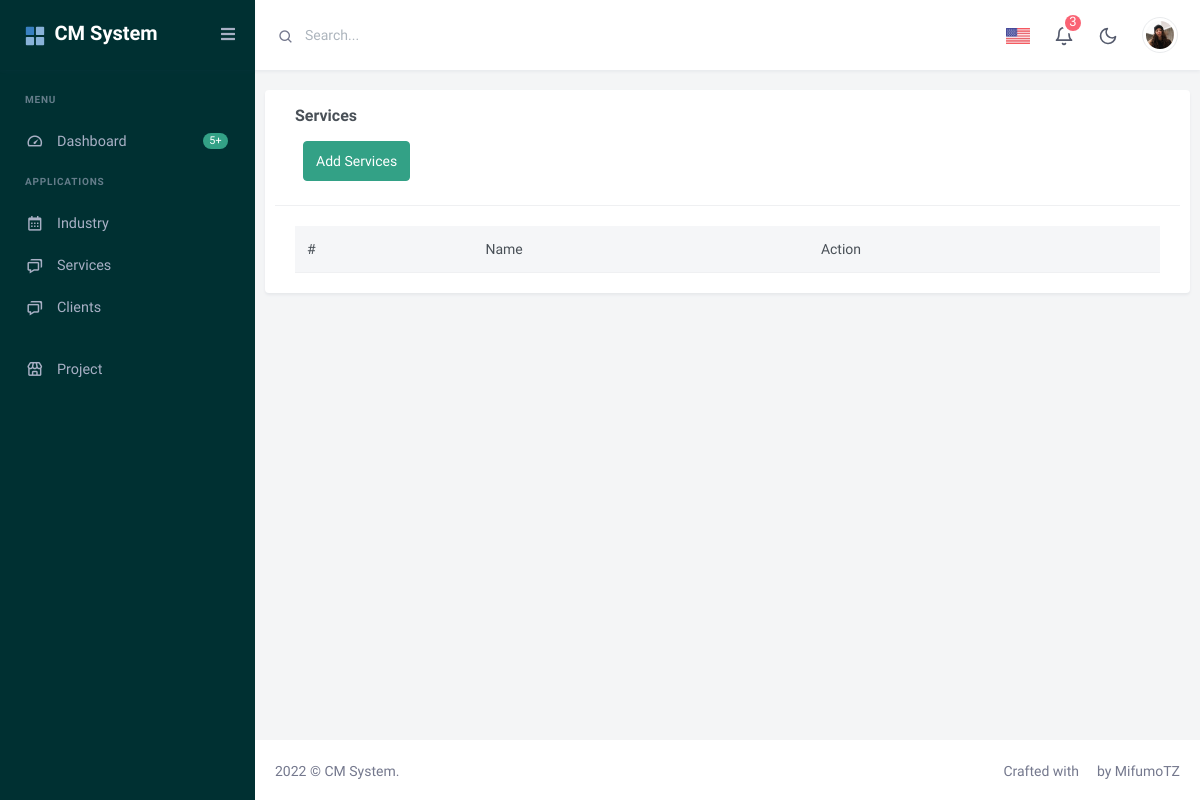
The page /services/ on the database as committed earlier.
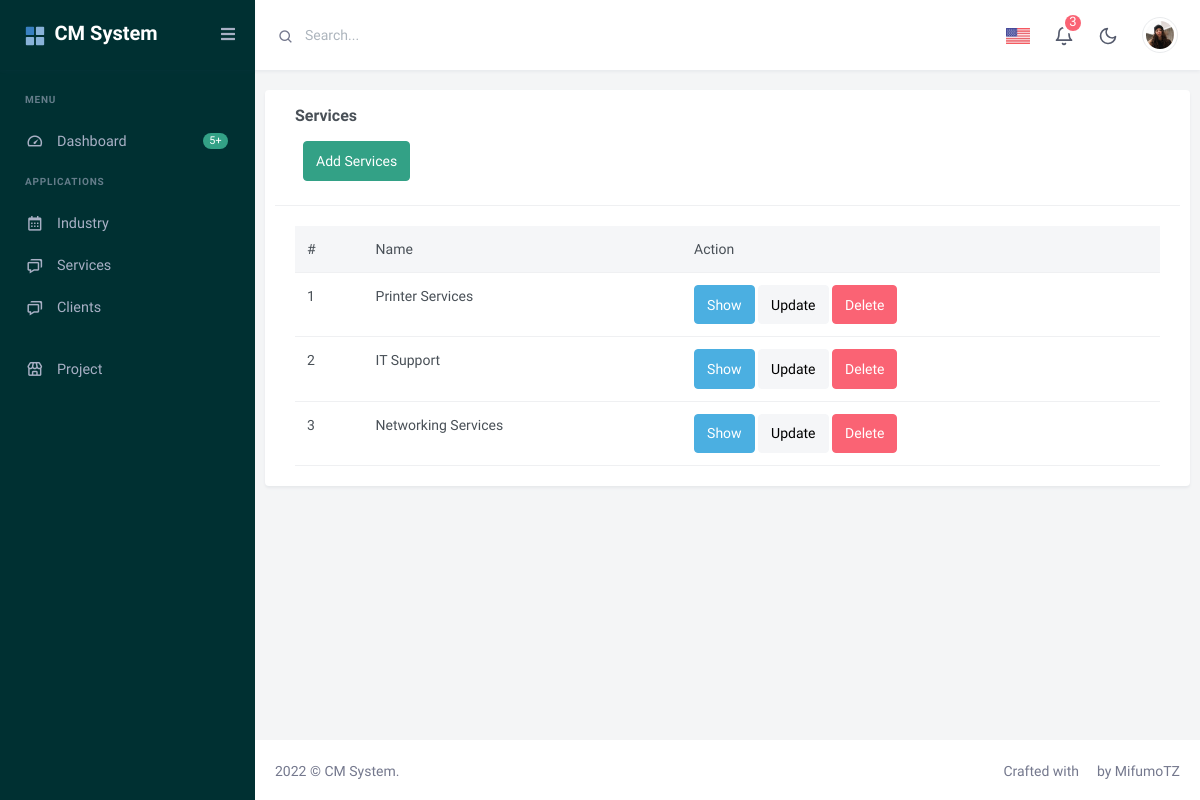
The same page on the database as committed later.
### client/models.py (models this page shows, shortened)
class ServicesCategory(models.Model):
    name=models.CharField(max_length=150, null=True)

### client/views.py (the view)
# urls.py: path('services/',DisplayServicesCategories.as_view(), name='services' ),
class DisplayServicesCategories(ListView):
    model=ServicesCategory
    template_name='services/all_services.html'
    def get_context_data(self, **kwargs):
        context = super(DisplayServicesCategories, self).get_context_data(**kwargs)
        context['services']=ServicesCategory.objects.all()
        return context

### client/templates/services/all_services.html
{% extends 'base.html' %}
{% block content %}
<div class="row">
    <div class="card">
    <div class="col-lg-12">
            <div class="card-header">
                <h4 class="card-title">Services</h4>
                <a class="btn btn-success pull-right m-2 pull-left"  href=" {% url 'createservices' %}">Add Services</a></div>
            </div>
            <div class="card-body">
                <div class="table-responsive">
                    <table class="table mb-0">
                        <thead class="table-light">
                            <tr>
                                <th>#</th>
                                <th>Name</th>
                                <th>Action</th>
                            </tr>
                        </thead>
                        <tbody>
                            {% for service in services %}
                            <tr>
                                <td>{{forloop.counter}}</td>
                                <td>{{service.name}}</td>
                                <td>
                                    <a href="" class="btn btn-info">Show</a>
                                    <a href="{% url 'serviceupdate' service.id %}" class="btn btn-light">Update</a>
                                    <a href="{% url 'servicedelete' service.id %}" class="btn btn-danger">Delete</a>
                                </td>
                            {% endfor %}
                        </tbody>
                    </table>
                </div>
            </div>
        </div>
    </div>
</div>
{% endblock content %}

Rows that differ between the two databases and show on the page:
added ServicesCategory: name "Printer Services"
added ServicesCategory: name "IT Support"
added ServicesCategory: name "Networking Services"
